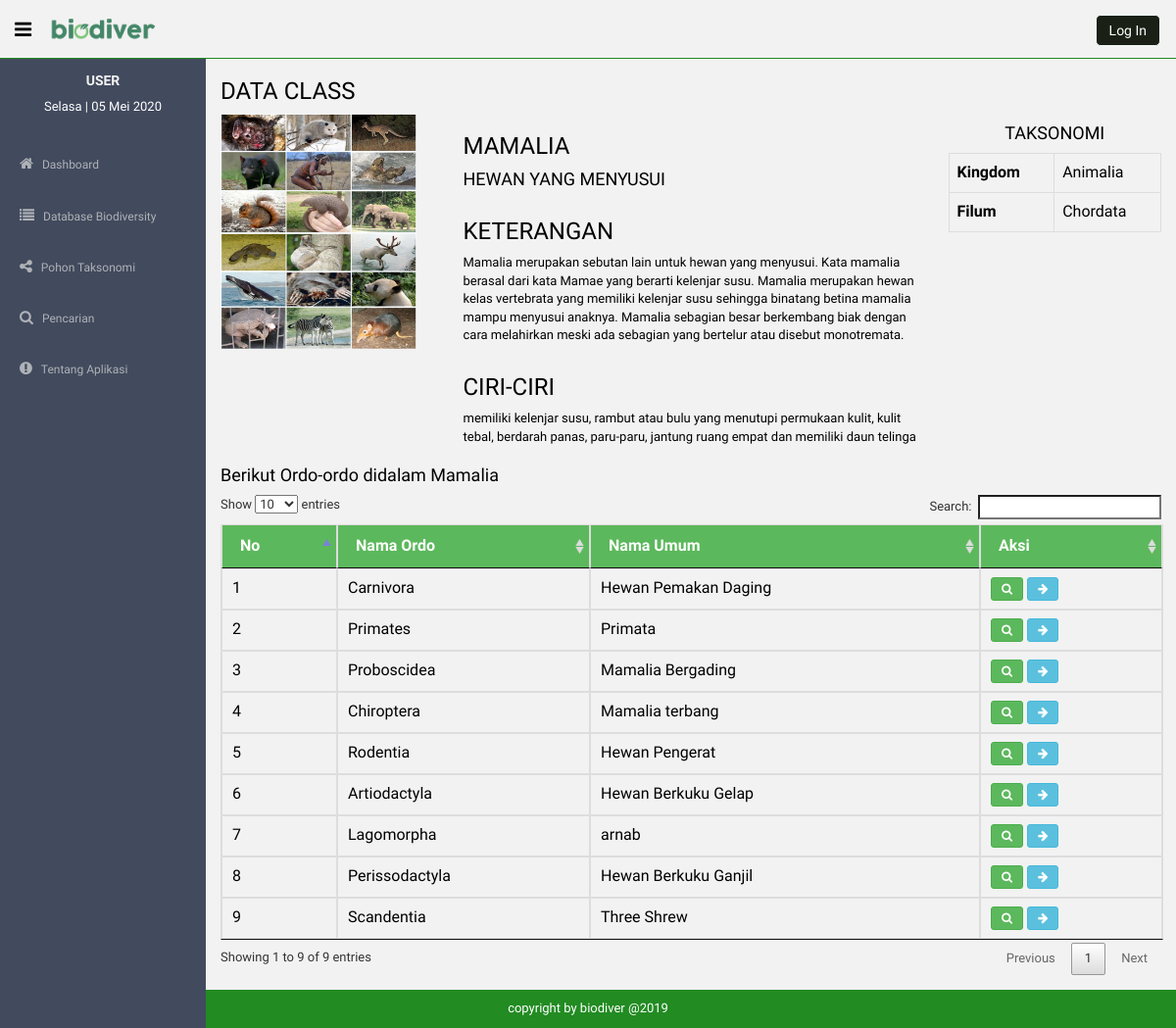
/TugasAkhir/LihatDataById/class/2, run on the app's committed database.
### tables this page shows
CREATE TABLE `tb_class` (
  `id_class` int(11) NOT NULL,
  `nama_latin` varchar(60) DEFAULT NULL,
  `nama_umum` varchar(60) DEFAULT NULL,
  `ciri_ciri` varchar(500) NOT NULL,
  `keterangan` varchar(500) DEFAULT NULL,
  `gambar` varchar(500) DEFAULT NULL
);

CREATE TABLE `tb_ordo` (
  `id_ordo` int(11) NOT NULL,
  `nama_latin` varchar(60) DEFAULT NULL,
  `nama_umum` varchar(60) DEFAULT NULL,
  `ciri_ciri` varchar(500) DEFAULT NULL,
  `keterangan` varchar(500) DEFAULT NULL,
  `gambar` varchar(100) DEFAULT NULL,
  `id_class` int(11) DEFAULT NULL
);

### application/controllers/TugasAkhir.php (called while the page is built, shortened)
<?php
class TugasAkhir extends CI_Controller {
	function __construct(){
		$this->load->model('Mymodel');
	}
	public function LihatDataById($view,$id)
	{
		$data["tglhariini"] = date('d-m-Y');
		$data["nohari"] = date('w');
		list($data["tgl"],$data["bln"], $data["thn"])=explode("-",$data["tglhariini"]);
		$data['level'] = $this->session->userdata('level');
		switch ($view) {
		case 'class':
			$data['class'] = $this->Mymodel->editData('tb_class',array('id_class'=>$id))->row_array();
			$data['ordobyclass'] = $this->Mymodel->editData('tb_ordo',array('id_class'=>$id))->result_array();
			$this->load->view('lihatdata/dataclassbyid',$data);
		break;
		}
	}
}
?>

### index.php (called while the page is built, shortened)
<?php
require_once BASEPATH.'core/CodeIgniter.php';

### application/models/mymodel.php (called while the page is built, shortened)
<?php
class Mymodel extends CI_Model{
	public function editData($table,$where){
		return $this->db->get_where($table,$where);
	}
}
?>

### application/views/lihatdata/dataclassbyid.php (the view, shortened to what this page needs)
<html>
<head>
</head>
<body>
<section id="container" >
	<section id="main-content">
		<section class="wrapper site-min-height">
			<h3>DATA CLASS</h3>
			<div class="row">
				<div class="col-lg-3">
					<div class="row">
						<div class="col-lg-12">
							<img src="<?php echo  base_url().'assets/img/gambar/class/'.$class['gambar']; ?>" width="200px" height="240px">
						</div>
					</div>
				</div>
				<div class="col-lg-6">
					<div class="row">
						<div class="col-lg-12">
							<h3 class="text-uppercase"><?php echo $class['nama_latin'] ?></h3>
							<h4 class="text-uppercase"><?php echo $class['nama_umum'] ?></h4>
						</div>
					</div>
					<div class="row">
						<div class="col-lg-12"><h3>KETERANGAN</h3></div>
						<div class="col-lg-12"><p><?php echo $class['keterangan']; ?></p></div>
					</div>
					<div class="row">
						<div class="col-lg-12"><h3>CIRI-CIRI</h3></div>
						<div class="col-lg-12"><p><?php echo $class['ciri_ciri']; ?></p></div>
					</div>
				</div>
				<div class="col-lg-3">
					<div class="row">
						<div class="col-lg-12 text-center">
							<h4 >TAKSONOMI</h4>
						</div>
						<div class="col-lg-12">
							<table class="table table-bordered" id="tabel-data">
								<tr>
									<th>Kingdom</th>
									<td>Animalia</td>
								</tr>
								<tr>
									<th>Filum</th>
									<td>Chordata</td>
								</tr>
							</table>
						</div>
					</div>
				</div>
			</div>
			<div class="row">
				<div class="col-lg-12">
					<div class="row">
						<div class="col-lg-12">
							<h4>Berikut Ordo-ordo didalam <?php echo $class['nama_latin']; ?></h4>
						</div>
					</div>
					<div class="row">
						<div class="col-lg-12 table-responsive">
							<table class="table table-bordered tabeldata" id="">
								<thead>
								<tr>
									<th>No</th>
									<th>Nama Ordo</th>
									<th>Nama Umum</th>
									<th>Aksi</th>
								</tr>
								</thead>
								<tbody>
<?php
	$no=1;
	foreach ($ordobyclass as $data):
?>
								<tr>
									<td><?php echo $no ?></td>
									<td><?php echo $data['nama_latin']; ?></td>
									<td><?php echo $data['nama_umum']; ?></td>
									<td>
									    <button class="btn btn-sm btn-success" data-toggle="modal" data-target="<?php echo '#Modal'.$data['id_ordo']; ?>"><i class="fa fa-search"></i></button>
									    <a href="<?php echo site_url()."TugasAkhir/LihatDataById/ordo/".$data['id_ordo'] ?>" class="btn btn-sm btn-info"><i class="fa fa-arrow-right"></i></a>
									    </td>
</div>
								</tr>
<?php $no++; endforeach; ?>
		</section>
	</section>
</section>
</body>
</html>

### assets/css/style.css (style rules this page uses)
body { color: #797979; background: #f2f2f2; font-family: 'Ruda', sans-serif; padding: 0px !important; margin: 0px !important; font-size:13px; }
a, a:hover, a:focus { text-decoration: none; outline: none; }
#container { width: 100%; height: 100%; }
#main-content { margin-left: 210px; }
.wrapper { display: inline-block; margin-top: 60px; padding-left: 15px; padding-right: 15px; padding-bottom: 15px; padding-top: 0px; width: 100%; }
.site-min-height { min-height: 900px; }

### assets/css/css_baru.css (style rules this page uses)
body { color: #000000; }

### assets/DataTable/css/datatables.css (style rules this page uses)
table.dataTable { width: 100%; margin: 0 auto; clear: both; border-collapse: separate; border-spacing: 0; }
table.dataTable thead th, table.dataTable tfoot th { font-weight: bold; }
table.dataTable thead th, table.dataTable thead td { padding: 10px 18px; border-bottom: 1px solid #111; background: #5cb85c; color: white; }
table.dataTable thead .sorting, table.dataTable thead .sorting_asc, table.dataTable thead .sorting_desc, table.dataTable thead .sorting_asc_disabled, table.dataTable thead .sorting_desc_disabled { cursor: pointer; *cursor: hand; background-repeat: no-repeat; background-position: center right; }
table.dataTable thead .sorting { background-image: url("DataTables-1.10.18/images/sort_both.png"); }
table.dataTable thead .sorting_asc { background-image: url("DataTables-1.10.18/images/sort_asc.png"); }
table.dataTable tbody tr { background-color: transparent; }
table.dataTable tbody th, table.dataTable tbody td { padding: 8px 10px; }
table.dataTable.no-footer { border-bottom: 1px solid #111; }
table.dataTable, table.dataTable th, table.dataTable td { box-sizing: content-box; }

### data on the page
tb_class: gambar (picture), nama_latin "MAMALIA", nama_umum "HEWAN YANG MENYUSUI", keterangan "Mamalia merupakan sebutan lain untuk hewan yang menyusui. Kata mamalia berasal dari kata Mamae yang berarti kelenjar susu. Mamalia merupakan hewan kelas vertebrata yang memiliki kelenjar susu sehingga binatang betina mamalia mampu menyusui anaknya. Mamalia sebagian besar berkembang biak dengan cara melahirkan meski ada sebagian yang bertelur atau disebut monotremata.", ciri_ciri "memiliki kelenjar susu, rambut atau bulu yang menutupi permukaan kulit, kulit tebal, berdarah panas, paru-paru, jantung ruang empat dan memiliki daun telinga", nama_latin "Mamalia"
tb_ordo: nama_latin "Carnivora", nama_umum "Hewan Pemakan Daging"
tb_ordo: nama_latin "Primates", nama_umum "Primata"
tb_ordo: nama_latin "Proboscidea", nama_umum "Mamalia Bergading"
tb_ordo: nama_latin "Chiroptera", nama_umum "Mamalia terbang"
tb_ordo: nama_latin "Rodentia", nama_umum "Hewan Pengerat"
tb_ordo: nama_latin "Artiodactyla", nama_umum "Hewan Berkuku Gelap"
tb_ordo: nama_latin "Lagomorpha", nama_umum "arnab"
tb_ordo: nama_latin "Perissodactyla", nama_umum "Hewan Berkuku Ganjil"
tb_ordo: nama_latin "Scandentia", nama_umum "Three Shrew"

### other printed values
$H5 "USER"
namahari($nohari) "Selasa"
$tgl "05"
namabulan($bln) "Mei"
$thn "2020"
